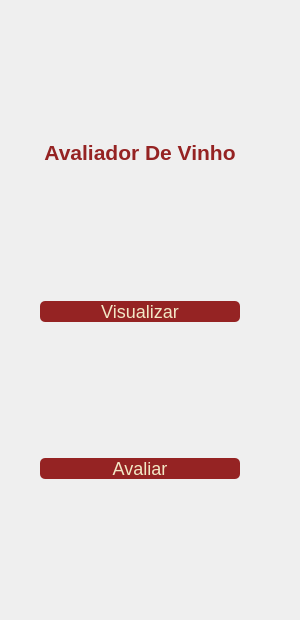
    <widget class="QWidget" name="page_avaliar">
     <widget class="QWidget" name="verticalLayoutWidget_3">
      <property name="geometry">
       <rect>
        <x>0</x>
        <y>0</y>
        <width>291</width>
        <height>611</height>
       </rect>
      </property>
      <layout class="QVBoxLayout" name="verticalLayout_4" stretch="0,0,0">
       <property name="sizeConstraint">
        <enum>QLayout::SetDefaultConstraint</enum>
       </property>
       <property name="leftMargin">
        <number>40</number>
       </property>
       <property name="rightMargin">
        <number>0</number>
       </property>
       <item>
        <widget class="QLabel" name="title_vinho_2">
         <property name="enabled">
          <bool>true</bool>
         </property>
         <property name="sizePolicy">
          <sizepolicy hsizetype="Fixed" vsizetype="Fixed">
           <horstretch>0</horstretch>
           <verstretch>0</verstretch>
          </sizepolicy>
         </property>
         <property name="maximumSize">
          <size>
           <width>200</width>
           <height>35</height>
          </size>
         </property>
         <property name="palette">
          <palette>
           <active>
            <colorrole role="WindowText">
             <brush brushstyle="SolidPattern">
              <color alpha="255">
               <red>149</red>
               <green>35</green>
               <blue>35</blue>
              </color>
             </brush>
            </colorrole>
            <colorrole role="Text">
             <brush brushstyle="SolidPattern">
              <color alpha="255">
               <red>149</red>
               <green>35</green>
               <blue>35</blue>
              </color>
             </brush>
            </colorrole>
           </active>
           <inactive>
            <colorrole role="WindowText">
             <brush brushstyle="SolidPattern">
              <color alpha="255">
               <red>149</red>
               <green>35</green>
               <blue>35</blue>
              </color>
             </brush>
            </colorrole>
            <colorrole role="Text">
             <brush brushstyle="SolidPattern">
              <color alpha="255">
               <red>149</red>
               <green>35</green>
               <blue>35</blue>
              </color>
             </brush>
            </colorrole>
           </inactive>
           <disabled>
            <colorrole role="WindowText">
             <brush brushstyle="SolidPattern">
              <color alpha="255">
               <red>120</red>
               <green>120</green>
               <blue>120</blue>
              </color>
             </brush>
            </colorrole>
            <colorrole role="Text">
             <brush brushstyle="SolidPattern">
              <color alpha="255">
               <red>120</red>
               <green>120</green>
               <blue>120</blue>
              </color>
             </brush>
            </colorrole>
           </disabled>
          </palette>
         </property>
         <property name="font">
          <font>
           <pointsize>16</pointsize>
           <weight>75</weight>
           <bold>true</bold>
          </font>
         </property>
         <property name="layoutDirection">
          <enum>Qt::LeftToRight</enum>
         </property>
         <property name="frameShadow">
          <enum>QFrame::Plain</enum>
         </property>
         <property name="lineWidth">
          <number>0</number>
         </property>
         <property name="text">
          <string>Avaliador De Vinho</string>
         </property>
         <property name="textFormat">
          <enum>Qt::AutoText</enum>
         </property>
         <property name="alignment">
          <set>Qt::AlignBottom|Qt::AlignHCenter</set>
         </property>
        </widget>
       </item>
       <item>
        <widget class="QPushButton" name="visualizar_btn_avaliar">
         <property name="maximumSize">
          <size>
           <width>200</width>
           <height>16777215</height>
          </size>
         </property>
         <property name="palette">
          <palette>
           <active>
            <colorrole role="WindowText">
             <brush brushstyle="SolidPattern">
              <color alpha="255">
               <red>242</red>
               <green>232</green>
               <blue>198</blue>
              </color>
             </brush>
            </colorrole>
            <colorrole role="Button">
             <brush brushstyle="SolidPattern">
              <color alpha="255">
               <red>149</red>
               <green>35</green>
               <blue>35</blue>
              </color>
             </brush>
            </colorrole>
            <colorrole role="Text">
             <brush brushstyle="SolidPattern">
              <color alpha="255">
               <red>242</red>
               <green>232</green>
               <blue>198</blue>
              </color>
             </brush>
            </colorrole>
            <colorrole role="ButtonText">
             <brush brushstyle="SolidPattern">
              <color alpha="255">
               <red>242</red>
               <green>232</green>
               <blue>198</blue>
              </color>
             </brush>
            </colorrole>
            <colorrole role="Base">
             <brush brushstyle="SolidPattern">
              <color alpha="255">
               <red>149</red>
               <green>35</green>
               <blue>35</blue>
              </color>
             </brush>
            </colorrole>
            <colorrole role="Window">
             <brush brushstyle="SolidPattern">
              <color alpha="255">
               <red>149</red>
               <green>35</green>
               <blue>35</blue>
              </color>
             </brush>
            </colorrole>
           </active>
           <inactive>
            <colorrole role="WindowText">
             <brush brushstyle="SolidPattern">
              <color alpha="255">
               <red>242</red>
               <green>232</green>
               <blue>198</blue>
              </color>
             </brush>
            </colorrole>
            <colorrole role="Button">
             <brush brushstyle="SolidPattern">
              <color alpha="255">
               <red>149</red>
               <green>35</green>
               <blue>35</blue>
              </color>
             </brush>
            </colorrole>
            <colorrole role="Text">
             <brush brushstyle="SolidPattern">
              <color alpha="255">
               <red>242</red>
               <green>232</green>
               <blue>198</blue>
              </color>
             </brush>
            </colorrole>
            <colorrole role="ButtonText">
             <brush brushstyle="SolidPattern">
              <color alpha="255">
               <red>242</red>
               <green>232</green>
               <blue>198</blue>
              </color>
             </brush>
            </colorrole>
            <colorrole role="Base">
             <brush brushstyle="SolidPattern">
              <color alpha="255">
               <red>149</red>
               <green>35</green>
               <blue>35</blue>
              </color>
             </brush>
            </colorrole>
            <colorrole role="Window">
             <brush brushstyle="SolidPattern">
              <color alpha="255">
               <red>149</red>
               <green>35</green>
               <blue>35</blue>
              </color>
             </brush>
            </colorrole>
           </inactive>
           <disabled>
            <colorrole role="WindowText">
             <brush brushstyle="SolidPattern">
              <color alpha="255">
               <red>242</red>
               <green>232</green>
               <blue>198</blue>
              </color>
             </brush>
            </colorrole>
            <colorrole role="Button">
             <brush brushstyle="SolidPattern">
              <color alpha="255">
               <red>149</red>
               <green>35</green>
               <blue>35</blue>
              </color>
             </brush>
            </colorrole>
            <colorrole role="Text">
             <brush brushstyle="SolidPattern">
              <color alpha="255">
               <red>242</red>
               <green>232</green>
               <blue>198</blue>
              </color>
             </brush>
            </colorrole>
            <colorrole role="ButtonText">
             <brush brushstyle="SolidPattern">
              <color alpha="255">
               <red>242</red>
               <green>232</green>
               <blue>198</blue>
              </color>
             </brush>
            </colorrole>
            <colorrole role="Base">
             <brush brushstyle="SolidPattern">
              <color alpha="255">
               <red>149</red>
               <green>35</green>
               <blue>35</blue>
              </color>
             </brush>
            </colorrole>
            <colorrole role="Window">
             <brush brushstyle="SolidPattern">
              <color alpha="255">
               <red>149</red>
               <green>35</green>
               <blue>35</blue>
              </color>
             </brush>
            </colorrole>
           </disabled>
          </palette>
         </property>
         <property name="font">
          <font>
           <pointsize>-1</pointsize>
          </font>
         </property>
         <property name="styleSheet">
          <string notr="true">QPushButton{
border-radius:5px;
color: #F2E8C6;
background-color: #952323;
font-size: 18px
}</string>
         </property>
         <property name="text">
          <string>Visualizar</string>
         </property>
        </widget>
       </item>
       <item>
        <widget class="QPushButton" name="avaliar_btn_avaliar">
         <property name="sizePolicy">
          <sizepolicy hsizetype="Expanding" vsizetype="Fixed">
           <horstretch>0</horstretch>
           <verstretch>0</verstretch>
          </sizepolicy>
         </property>
         <property name="maximumSize">
          <size>
           <width>200</width>
           <height>16777215</height>
          </size>
         </property>
         <property name="font">
          <font>
           <pointsize>-1</pointsize>
          </font>
         </property>
         <property name="layoutDirection">
          <enum>Qt::LeftToRight</enum>
         </property>
         <property name="styleSheet">
          <string notr="true">QPushButton{
margin-botton: 15px;
border-radius:5px;
color: #F2E8C6;
background-color: #952323;
font-size: 18px
}</string>
         </property>
         <property name="text">
          <string>Avaliar</string>
         </property>
        </widget>
       </item>
      </layout>
     </widget>
    </widget>
